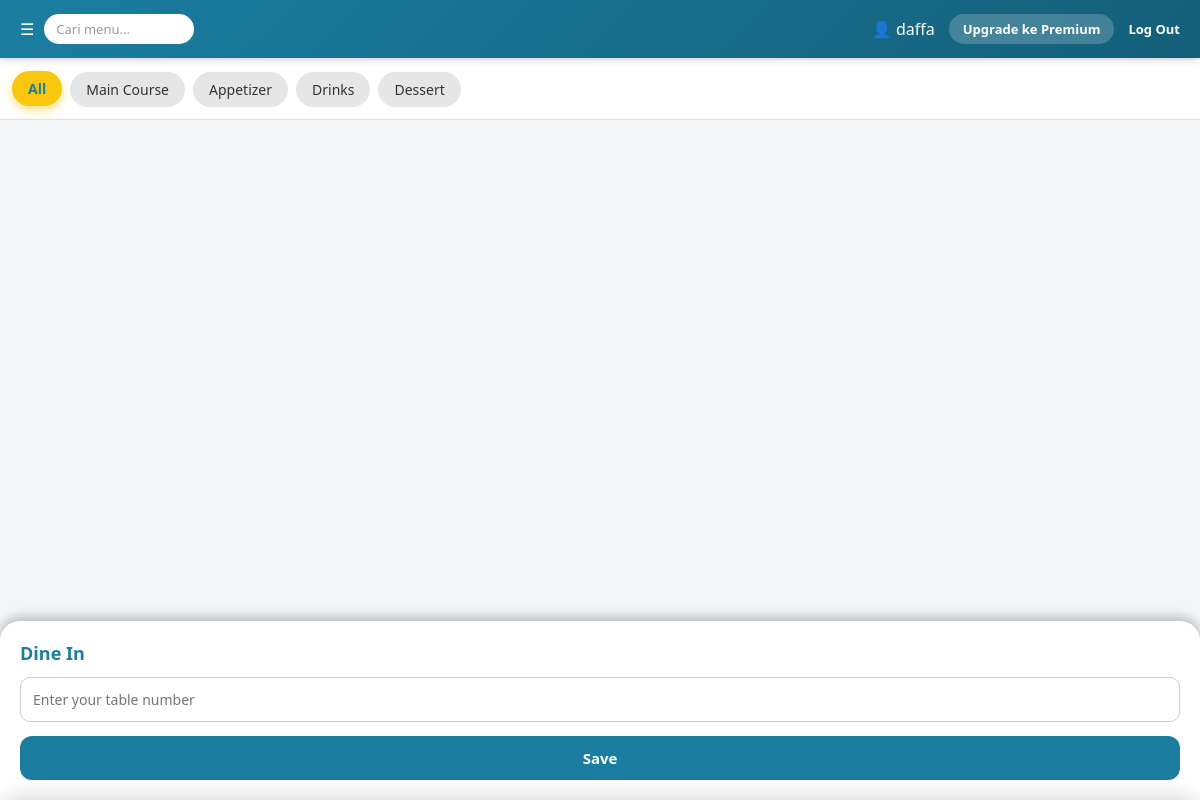
The page /customer_menu.php (signed in) on the database as committed earlier.
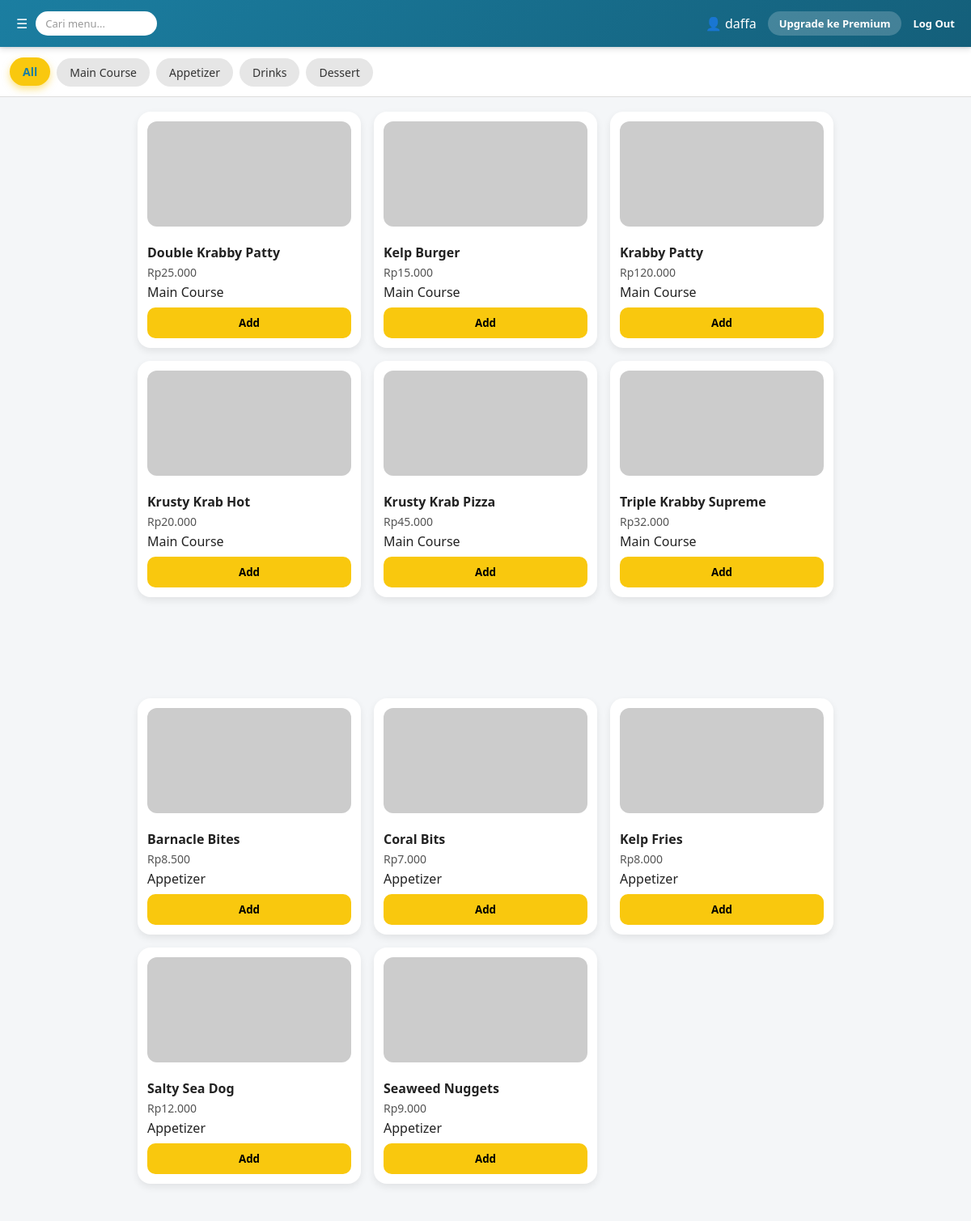
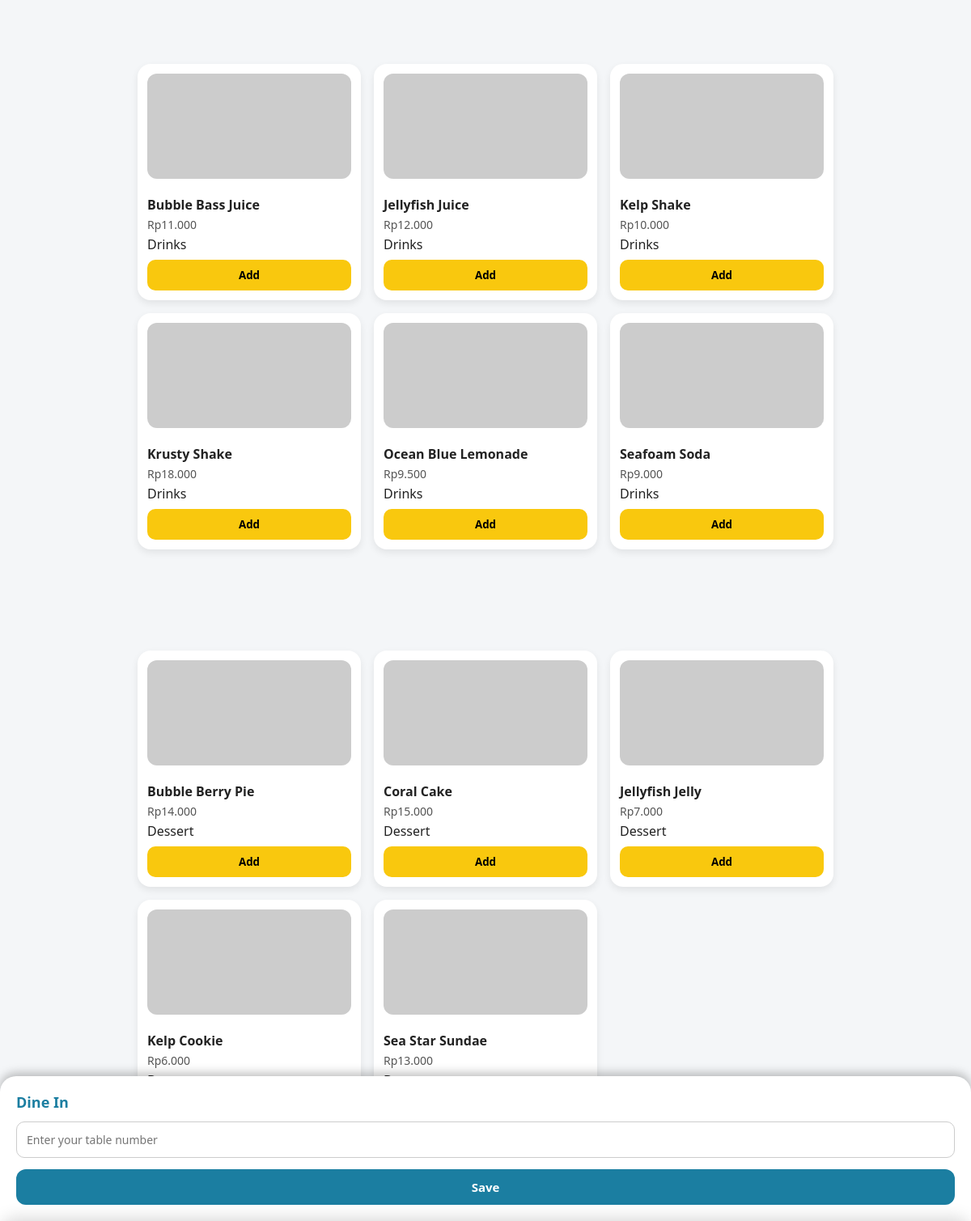
The same page on the database as committed later (2 pictures, top to bottom).
### tables this page shows
CREATE TABLE `menu` (
  `id_menu` int(11) NOT NULL,
  `nama_menu` varchar(100) NOT NULL,
  `tipe` enum('MAIN_COURSE','APPETIZER','DRINK','DESSERT') NOT NULL,
  `harga_menu` decimal(10,2) NOT NULL,
  `jumlah_stock` int(11) NOT NULL DEFAULT 0,
  `is_aktif` tinyint(1) NOT NULL DEFAULT 1,
  `created_at` timestamp NOT NULL DEFAULT current_timestamp()
);

### get_menu.php (the view, shortened to what this page needs)
<?php
require 'koneksi.php';
$categories = [
  'MAIN_COURSE' => 'Main Course',
  'APPETIZER'   => 'Appetizer',
  'DRINK'       => 'Drinks',
  'DESSERT'     => 'Dessert'
];
foreach ($categories as $tipe => $label):
  $sql = "
    SELECT id_menu, nama_menu, harga_menu
    FROM menu
    WHERE is_aktif = 1 AND tipe = '$tipe'
    ORDER BY nama_menu
  ";
  $result = mysqli_query($conn, $sql);
  if (!$result || mysqli_num_rows($result) === 0) continue;
  switch ($tipe) {
    case 'MAIN_COURSE': $badgeClass = 'bg-secondary'; break;
    case 'APPETIZER':   $badgeClass = 'bg-warning text-dark'; break;
    case 'DRINK':       $badgeClass = 'bg-info'; break;
    case 'DESSERT':     $badgeClass = 'bg-success'; break;
  }
?>
<section class="menu-section" data-tipe="<?= $tipe ?>">
  <div class="menu-container">
    <?php while ($menu = mysqli_fetch_assoc($result)): ?>
      <div class="menu-card menu-item" data-tipe="<?= $tipe ?>">
        <img
          loading="lazy"
          src="https://picsum.photos/400/300?random=<?= $menu['id_menu'] ?>"
          alt="<?= htmlspecialchars($menu['nama_menu']) ?>"
        >
        <h3 class="menu-title">
          <?= htmlspecialchars($menu['nama_menu']) ?>
        </h3>
        <p class="menu-price">
          Rp<?= number_format($menu['harga_menu'], 0, ',', '.') ?>
        </p>
        <span class="badge <?= $badgeClass ?> mb-2 d-inline-block">
          <?= $label ?>
        </span>
        <button
          class="add-btn"
          onclick="openOrder(
            '<?= htmlspecialchars($menu['nama_menu'], ENT_QUOTES) ?>',
            <?= (int)$menu['harga_menu'] ?>
          )"
        >
          Add
        </button>
      </div>
    <?php endwhile; ?>
  </div>
</section>
<?php endforeach; ?>

### customer_menu.php (shortened to what this page needs)
<!DOCTYPE html>
<html lang="id">
<head>
<link rel="stylesheet" href="customer_menu.css">
</head>
<body>
<div class="top-bar">
  <div style="display:flex;align-items:center;gap:10px">
    ☰
    <input
      type="text"
      id="searchInput"
      placeholder="Cari menu..."
      class="menu-search"
      onkeyup="searchMenu(this.value)"
    >
  </div>
  <div class="top-right">
    <span id="profileName">👤 Guest</span>
    <a href="#" class="upgrade" id="btnUpgrade">Upgrade ke Premium</a>
    <button class="logout-btn" onclick="logout()">Log Out</button>
  </div>
</div>
<div class="category-nav">
  <button id="btn-all" class="active" onclick="filterMenu('ALL', this)">All</button>
  <button id="btn-main" onclick="filterMenu('MAIN_COURSE', this)">Main Course</button>
  <button id="btn-appetizer" onclick="filterMenu('APPETIZER', this)">Appetizer</button>
  <button id="btn-drink" onclick="filterMenu('DRINK', this)">Drinks</button>
  <button id="btn-dessert" onclick="filterMenu('DESSERT', this)">Dessert</button>
</div>
<div id="menuContainer">
  <?php include 'get_menu.php'; ?>
</div>
<div class="table-modal" id="tableModal">
  <div class="table-box">
    <h3>Dine In</h3>
    <input
      type="number"
      id="tableInput"
      placeholder="Enter your table number"
      min="1"
      required
    >
    <button id="saveTable" >Save</button>
  </div>
</div>
</body>
</html>

### customer_menu.css (style rules this page uses)
* { margin: 0; padding: 0; box-sizing: border-box; font-family: "Segoe UI", Arial, sans-serif; }
body { background: #f4f6f8; color: #222; min-height: 100vh; }
.top-bar { position: sticky; top: 0; z-index: 100; display: flex; justify-content: space-between; align-items: center; padding: 14px 20px; background: linear-gradient(135deg, #1B7EA1 0%, #145f7a); color: white; box-shadow: 0 2px 8px rgba(0,0,0,0.15); }
.top-right { display: flex; align-items: center; gap: 14px; }
.upgrade { background: rgba(255,255,255,0.2); padding: 6px 14px; border-radius: 999px; font-size: 13px; font-weight: 600; color: white; text-decoration: none; cursor: pointer; transition: 0.2s ease; }
.logout-btn { background: none; border: none; color: white; font-weight: 600; cursor: pointer; font-size: 13px; }
.category-nav { display: flex; gap: 10px; padding: 12px; overflow-x: auto; background: #ffffff; border-bottom: 1px solid #ddd; }
.category-nav button { flex-shrink: 0; border: none; padding: 8px 16px; border-radius: 999px; background: #e6e6e6; color: #333; font-size: 14px; cursor: pointer; transition: 0.2s ease; }
.category-nav .active { background: #F9C80E; color: #000; font-weight: 600; }
.menu-container { max-width: 900px; margin: auto; padding: 20px 20px 100px 20px; display: grid; grid-template-columns: repeat(auto-fit, minmax(240px, 1fr)); gap: 16px; }
.menu-card { background: #ffffff; border-radius: 16px; padding: 12px; box-shadow: 0 4px 10px rgba(0,0,0,0.08); transition: transform 0.15s ease; }
.menu-card img { width: 100%; height: 130px; object-fit: cover; border-radius: 12px; margin-bottom: 8px; }
.menu-card h3 { font-size: 16px; margin: 8px 0 4px 0; }
.menu-card p { font-size: 14px; color: #555; margin: 4px 0; }
.add-btn { width: 100%; padding: 10px; margin-top: 8px; border-radius: 10px; border: none; background: #F9C80E; color: #000; font-weight: 600; cursor: pointer; transition: 0.2s ease; }
.table-modal { position: fixed; bottom: 0; left: 0; width: 100%; background: #ffffff; border-radius: 20px 20px 0 0; padding: 20px; z-index: 30; box-shadow: 0 -4px 12px rgba(0,0,0,0.25); animation: slideUp 0.3s ease; }
.table-box h3 { font-size: 18px; margin-bottom: 12px; }
.table-box h3 { margin-top: 0; color: #1B7EA1; font-size: 18px; margin-bottom: 12px; }
.table-box input { width: 100%; padding: 12px; border-radius: 10px; border: 1px solid #ccc; margin-bottom: 14px; font-size: 14px; }
.table-box button { width: 100%; padding: 12px; background: #1B7EA1; color: white; border: none; border-radius: 12px; font-size: 15px; font-weight: 600; cursor: pointer; }
.table-modal { display: block; }
.menu-card { border-radius: 8px; overflow: hidden; transition: all 0.3s; }
.menu-card img { height: 200px; object-fit: cover; width: 100%; }
.menu-section { margin-bottom: 5px; }
.menu-container { display: grid; grid-template-columns: repeat(auto-fit, minmax(240px, 1fr)); gap: 4px; }
.menu-search { border: none; outline: none; padding: 6px 12px; border-radius: 999px; font-size: 13px; width: 150px; }
.menu-search::placeholder { color: #999; }

Rows that differ between the two databases and show on the page:
added menu: nama_menu "Double Krabby Patty", harga_menu "25.000", label "Main Course"
added menu: nama_menu "Kelp Burger", harga_menu "15.000", label "Main Course"
added menu: nama_menu "Krabby Patty", harga_menu "120.000", label "Main Course"
now on this page (row edited): menu: nama_menu "Krusty Krab Hot", harga_menu "20.000", label "Main Course"
now on this page (row edited): menu: nama_menu "Krusty Krab Pizza", harga_menu "45.000", label "Main Course"
added menu: nama_menu "Triple Krabby Supreme", harga_menu "32.000", label "Main Course"
added menu: nama_menu "Barnacle Bites", harga_menu "8.500", label "Appetizer"
added menu: nama_menu "Coral Bits", harga_menu "7.000", label "Appetizer"
added menu: nama_menu "Kelp Fries", harga_menu "8.000", label "Appetizer"
added menu: nama_menu "Salty Sea Dog", harga_menu "12.000", label "Appetizer"
added menu: nama_menu "Seaweed Nuggets", harga_menu "9.000", label "Appetizer"
added menu: nama_menu "Bubble Bass Juice", harga_menu "11.000", label "Drinks"
added menu: nama_menu "Jellyfish Juice", harga_menu "12.000", label "Drinks"
added menu: nama_menu "Kelp Shake", harga_menu "10.000", label "Drinks"
now on this page (row edited): menu: nama_menu "Krusty Shake", harga_menu "18.000", label "Drinks"
added menu: nama_menu "Ocean Blue Lemonade", harga_menu "9.500", label "Drinks"
added menu: nama_menu "Seafoam Soda", harga_menu "9.000", label "Drinks"
added menu: nama_menu "Bubble Berry Pie", harga_menu "14.000", label "Dessert"
added menu: nama_menu "Coral Cake", harga_menu "15.000", label "Dessert"
added menu: nama_menu "Jellyfish Jelly", harga_menu "7.000", label "Dessert"
added menu: nama_menu "Kelp Cookie", harga_menu "6.000"
added menu: nama_menu "Sea Star Sundae", harga_menu "13.000"
